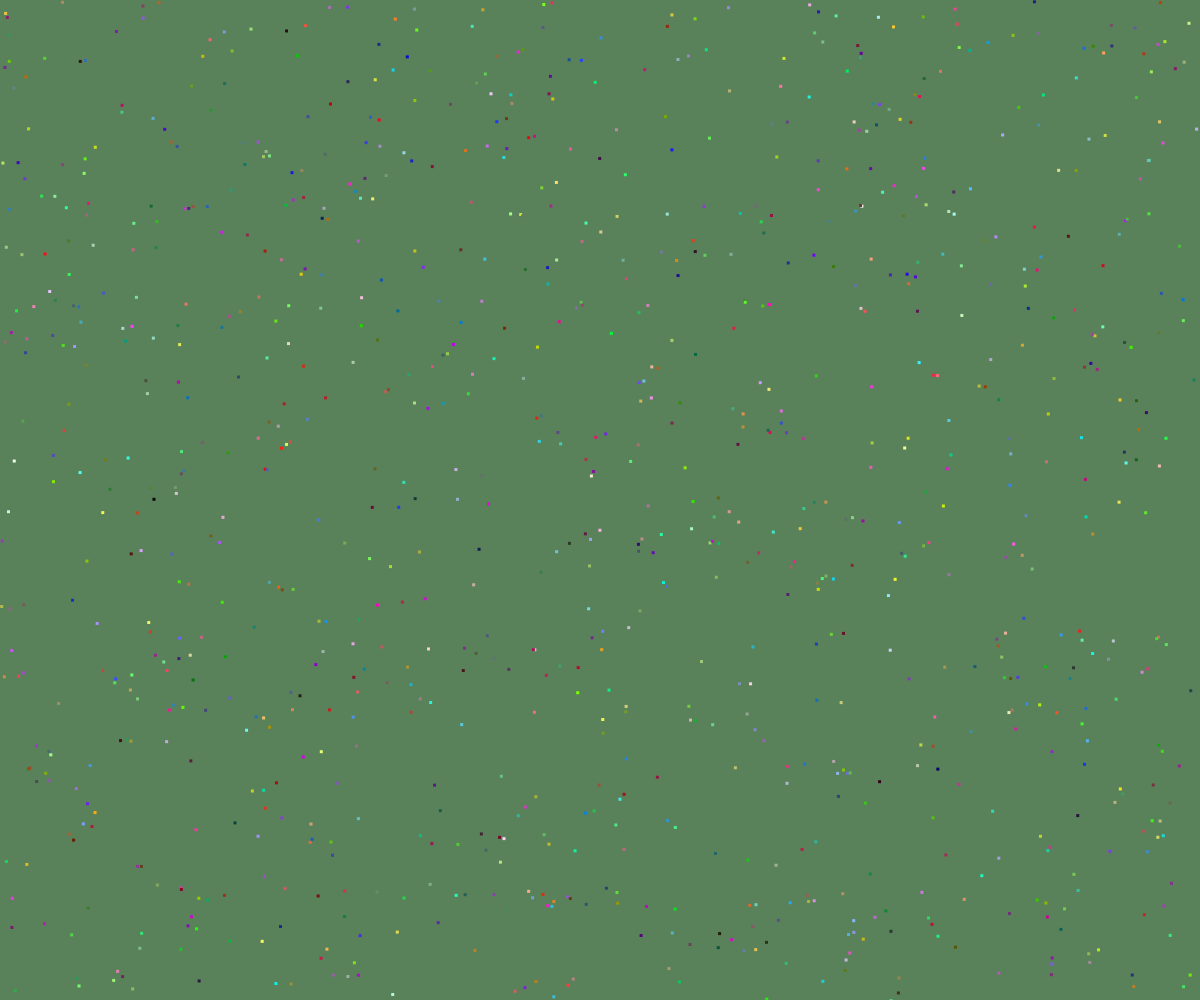
Frame 1 (no input)
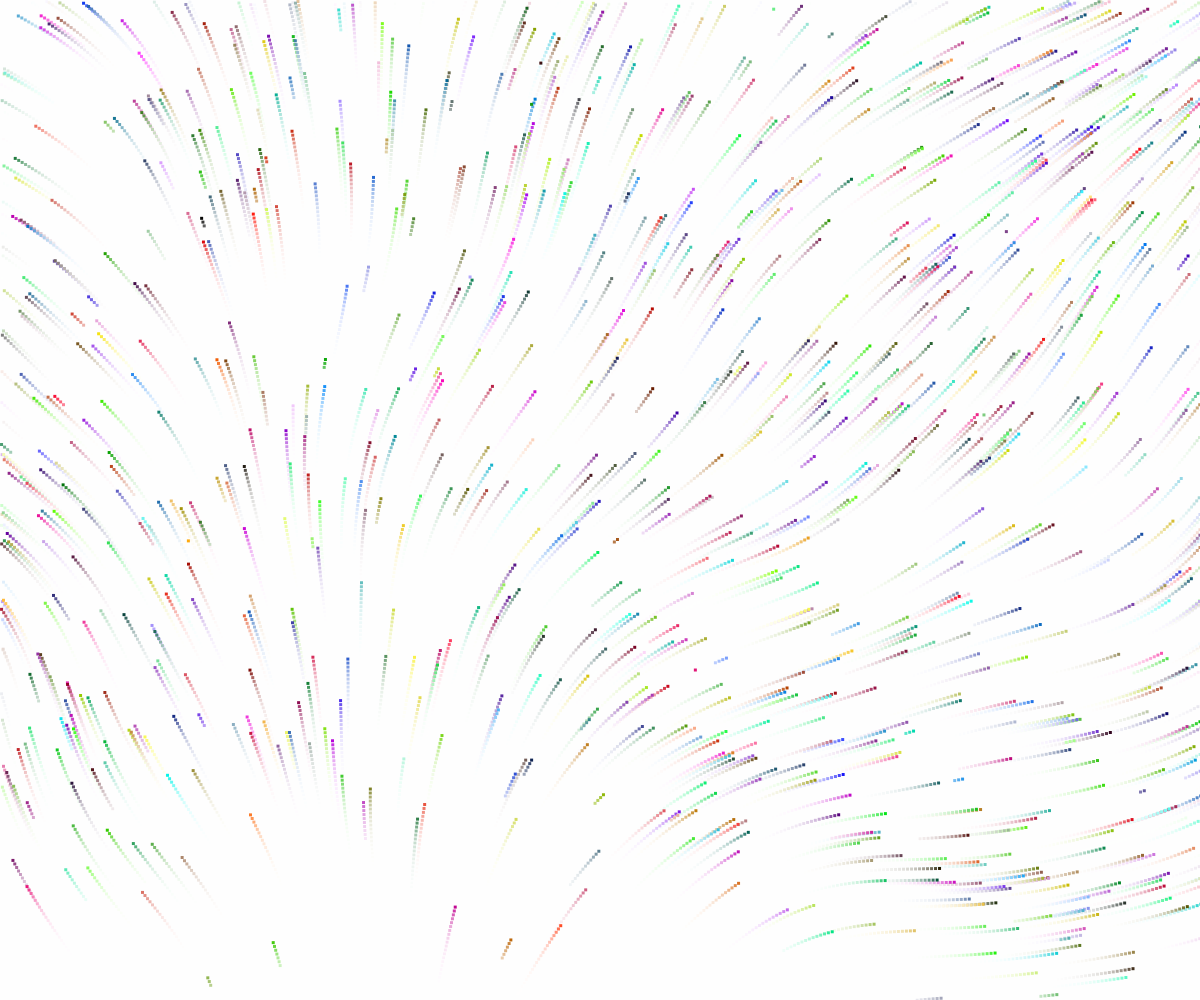
Frame 60 (no input)
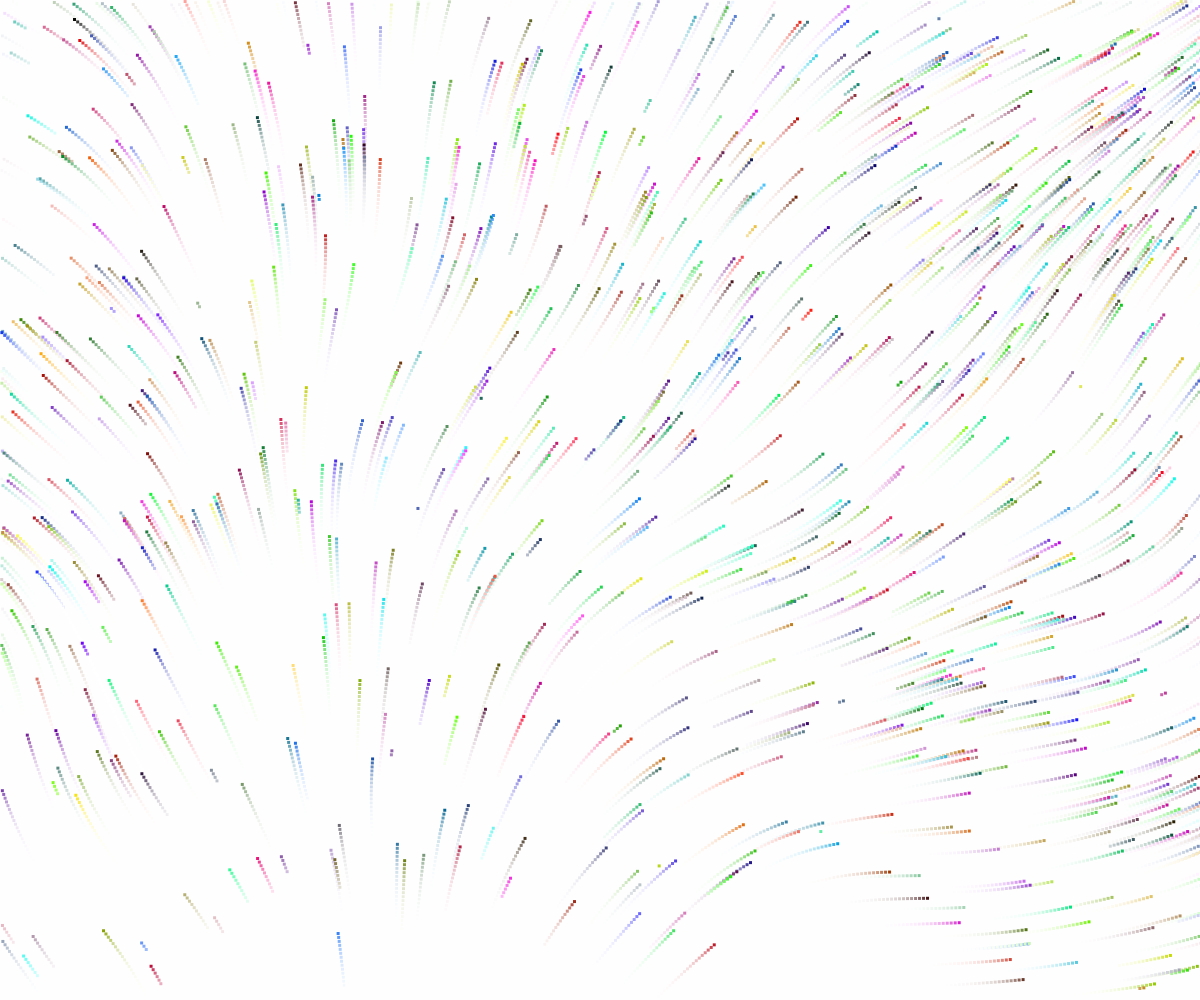
Frame 120 (the mouse pressed at the canvas centre since frame 60)

The p5.js sketch that drew these frames (run headless with seeded random() and noise() and a simulated clock; from frame 60 on, the mouse is pressed at the canvas centre):

// p5.js sketch
// ── sketch.js
let agents, numAgents, stepSize, agentSize, noiseScale

function setup() {
    createCanvas(windowWidth, windowHeight)

    numAgents = 1000
    agents = []
    agentSize = 3

    for(let i = 0; i < numAgents; i +=1) {
    agents[i] = {
      x: random(width),
      y: random(height),
      colorR: random(255),
      colorG: random(255),
      colorB: random(255)
    }
}

    stepSize = 4
    noiseScale = random(0.003)
    background(50,100,50)
    noStroke()
}

function draw() {

  background(255, 50)

  update()

  beginShape()
    for(let i = 0; i < numAgents; i +=1) {

    rect(agents[i].x, agents[i].y, agentSize, agentSize)
    fill(agents[i].colorR, agents[i].colorG, agents[i].colorB)
  }
  endShape()


}


function update() {
  for(let i = 0; i < numAgents; i +=1)  {
      let angle = noise(agents[i].x * noiseScale, agents[i].y * noiseScale) * TWO_PI

  agents[i].x += sin(angle) * stepSize
  agents[i].y += cos(angle) * stepSize

  if((agents[i].x > width) || (agents[i].x < 0) || (agents[i].y > height) || (agents[i].y < 0)) {
    agents[i].x = random(width)
    agents[i].y = random(height)

    }
  }
}
